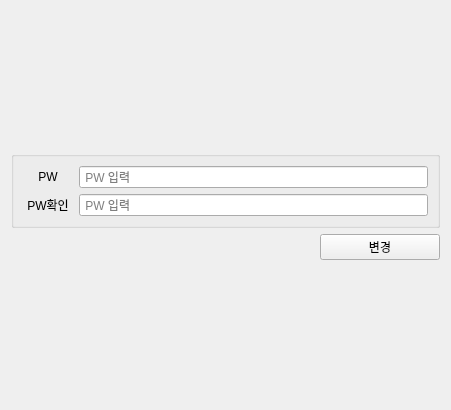
<?xml version="1.0" encoding="UTF-8"?>
<ui version="4.0">
 <class>pwReset</class>
 <widget class="QWidget" name="pwReset">
  <property name="geometry">
   <rect>
    <x>0</x>
    <y>0</y>
    <width>451</width>
    <height>410</height>
   </rect>
  </property>
  <property name="windowTitle">
   <string>Form</string>
  </property>
  <layout class="QVBoxLayout" name="verticalLayout_2">
   <item>
    <spacer name="verticalSpacer_2">
     <property name="orientation">
      <enum>Qt::Orientation::Vertical</enum>
     </property>
     <property name="sizeHint" stdset="0">
      <size>
       <width>20</width>
       <height>40</height>
      </size>
     </property>
    </spacer>
   </item>
   <item>
    <layout class="QVBoxLayout" name="verticalLayout">
     <item>
      <widget class="QGroupBox" name="groupBox">
       <property name="title">
        <string/>
       </property>
       <layout class="QVBoxLayout" name="verticalLayout_3">
        <item>
         <layout class="QHBoxLayout" name="horizontalLayout">
          <item>
           <widget class="QLabel" name="pwlabel">
            <property name="minimumSize">
             <size>
              <width>50</width>
              <height>0</height>
             </size>
            </property>
            <property name="text">
             <string>&lt;html&gt;&lt;head/&gt;&lt;body&gt;&lt;p align=&quot;center&quot;&gt;PW&lt;/p&gt;&lt;/body&gt;&lt;/html&gt;</string>
            </property>
           </widget>
          </item>
          <item>
           <widget class="QLineEdit" name="pwEdit">
            <property name="placeholderText">
             <string> PW 입력</string>
            </property>
           </widget>
          </item>
         </layout>
        </item>
        <item>
         <layout class="QHBoxLayout" name="horizontalLayout_2">
          <item>
           <widget class="QLabel" name="pwchecklabel">
            <property name="minimumSize">
             <size>
              <width>50</width>
              <height>0</height>
             </size>
            </property>
            <property name="text">
             <string>&lt;html&gt;&lt;head/&gt;&lt;body&gt;&lt;p align=&quot;center&quot;&gt;PW확인&lt;/p&gt;&lt;/body&gt;&lt;/html&gt;</string>
            </property>
           </widget>
          </item>
          <item>
           <widget class="QLineEdit" name="pwcheckEdit">
            <property name="placeholderText">
             <string> PW 입력</string>
            </property>
           </widget>
          </item>
         </layout>
        </item>
       </layout>
      </widget>
     </item>
     <item>
      <layout class="QHBoxLayout" name="horizontalLayout_4">
       <item>
        <spacer name="horizontalSpacer">
         <property name="orientation">
          <enum>Qt::Orientation::Horizontal</enum>
         </property>
         <property name="sizeHint" stdset="0">
          <size>
           <width>40</width>
           <height>20</height>
          </size>
         </property>
        </spacer>
       </item>
       <item>
        <widget class="QPushButton" name="resetBtn">
         <property name="minimumSize">
          <size>
           <width>120</width>
           <height>0</height>
          </size>
         </property>
         <property name="text">
          <string>변경</string>
         </property>
        </widget>
       </item>
      </layout>
     </item>
    </layout>
   </item>
   <item>
    <spacer name="verticalSpacer">
     <property name="orientation">
      <enum>Qt::Orientation::Vertical</enum>
     </property>
     <property name="sizeHint" stdset="0">
      <size>
       <width>20</width>
       <height>40</height>
      </size>
     </property>
    </spacer>
   </item>
  </layout>
 </widget>
 <resources/>
 <connections/>
</ui>
